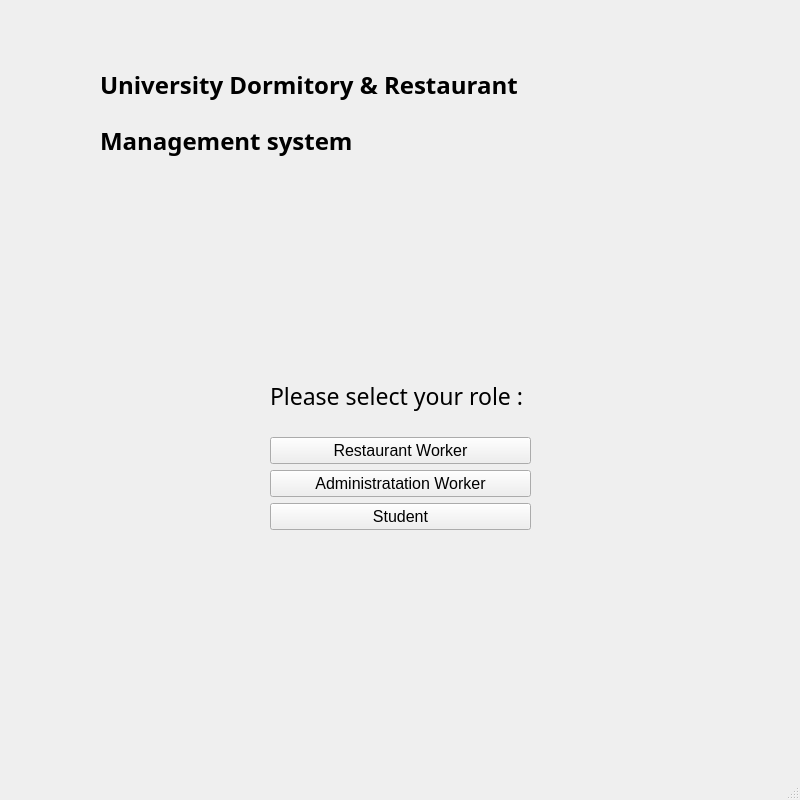
<?xml version="1.0" encoding="UTF-8"?>
<ui version="4.0">
 <class>OOP_Project</class>
 <widget class="QMainWindow" name="OOP_Project">
  <property name="geometry">
   <rect>
    <x>0</x>
    <y>0</y>
    <width>800</width>
    <height>800</height>
   </rect>
  </property>
  <property name="windowTitle">
   <string>Login</string>
  </property>
  <property name="windowIcon">
   <iconset theme="QIcon::ThemeIcon::FolderOpen"/>
  </property>
  <widget class="QWidget" name="centralwidget">
   <widget class="QLabel" name="label_picture">
    <property name="geometry">
     <rect>
      <x>314</x>
      <y>200</y>
      <width>171</width>
      <height>141</height>
     </rect>
    </property>
    <property name="text">
     <string/>
    </property>
   </widget>
   <widget class="QWidget" name="layoutWidget">
    <property name="geometry">
     <rect>
      <x>100</x>
      <y>60</y>
      <width>581</width>
      <height>105</height>
     </rect>
    </property>
    <layout class="QVBoxLayout" name="verticalLayout">
     <item>
      <widget class="QLabel" name="label">
       <property name="sizePolicy">
        <sizepolicy hsizetype="Preferred" vsizetype="Preferred">
         <horstretch>0</horstretch>
         <verstretch>0</verstretch>
        </sizepolicy>
       </property>
       <property name="sizeIncrement">
        <size>
         <width>2</width>
         <height>0</height>
        </size>
       </property>
       <property name="baseSize">
        <size>
         <width>1</width>
         <height>1</height>
        </size>
       </property>
       <property name="palette">
        <palette>
         <active>
          <colorrole role="Text">
           <brush brushstyle="SolidPattern">
            <color alpha="255">
             <red>0</red>
             <green>85</green>
             <blue>127</blue>
            </color>
           </brush>
          </colorrole>
         </active>
         <inactive>
          <colorrole role="Text">
           <brush brushstyle="SolidPattern">
            <color alpha="255">
             <red>0</red>
             <green>85</green>
             <blue>127</blue>
            </color>
           </brush>
          </colorrole>
         </inactive>
         <disabled/>
        </palette>
       </property>
       <property name="font">
        <font>
         <family>Segoe Script</family>
         <pointsize>18</pointsize>
         <bold>true</bold>
        </font>
       </property>
       <property name="text">
        <string>University Dormitory &amp; Restaurant</string>
       </property>
      </widget>
     </item>
     <item>
      <widget class="QLabel" name="label_3">
       <property name="sizePolicy">
        <sizepolicy hsizetype="Preferred" vsizetype="Preferred">
         <horstretch>0</horstretch>
         <verstretch>0</verstretch>
        </sizepolicy>
       </property>
       <property name="sizeIncrement">
        <size>
         <width>2</width>
         <height>0</height>
        </size>
       </property>
       <property name="baseSize">
        <size>
         <width>1</width>
         <height>1</height>
        </size>
       </property>
       <property name="palette">
        <palette>
         <active>
          <colorrole role="Text">
           <brush brushstyle="SolidPattern">
            <color alpha="255">
             <red>0</red>
             <green>85</green>
             <blue>127</blue>
            </color>
           </brush>
          </colorrole>
         </active>
         <inactive>
          <colorrole role="Text">
           <brush brushstyle="SolidPattern">
            <color alpha="255">
             <red>0</red>
             <green>85</green>
             <blue>127</blue>
            </color>
           </brush>
          </colorrole>
         </inactive>
         <disabled/>
        </palette>
       </property>
       <property name="font">
        <font>
         <family>Segoe Script</family>
         <pointsize>18</pointsize>
         <bold>true</bold>
        </font>
       </property>
       <property name="text">
        <string>Management system</string>
       </property>
      </widget>
     </item>
    </layout>
   </widget>
   <widget class="QWidget" name="">
    <property name="geometry">
     <rect>
      <x>270</x>
      <y>360</y>
      <width>261</width>
      <height>170</height>
     </rect>
    </property>
    <layout class="QVBoxLayout" name="verticalLayout_2">
     <item>
      <widget class="QLabel" name="label_2">
       <property name="enabled">
        <bool>true</bool>
       </property>
       <property name="font">
        <font>
         <family>Sakkal Majalla</family>
         <pointsize>17</pointsize>
        </font>
       </property>
       <property name="text">
        <string>Please select your role :</string>
       </property>
      </widget>
     </item>
     <item>
      <widget class="QPushButton" name="pushButton_3">
       <property name="font">
        <font>
         <pointsize>12</pointsize>
        </font>
       </property>
       <property name="text">
        <string>Restaurant Worker</string>
       </property>
      </widget>
     </item>
     <item>
      <widget class="QPushButton" name="pushButton_2">
       <property name="font">
        <font>
         <pointsize>12</pointsize>
        </font>
       </property>
       <property name="text">
        <string>Administratation Worker</string>
       </property>
      </widget>
     </item>
     <item>
      <widget class="QPushButton" name="pushButton">
       <property name="font">
        <font>
         <pointsize>12</pointsize>
        </font>
       </property>
       <property name="text">
        <string>Student</string>
       </property>
      </widget>
     </item>
    </layout>
   </widget>
  </widget>
  <widget class="QStatusBar" name="statusbar"/>
  <widget class="QMenuBar" name="menubar">
   <property name="geometry">
    <rect>
     <x>0</x>
     <y>0</y>
     <width>800</width>
     <height>26</height>
    </rect>
   </property>
  </widget>
 </widget>
 <resources/>
 <connections/>
</ui>
